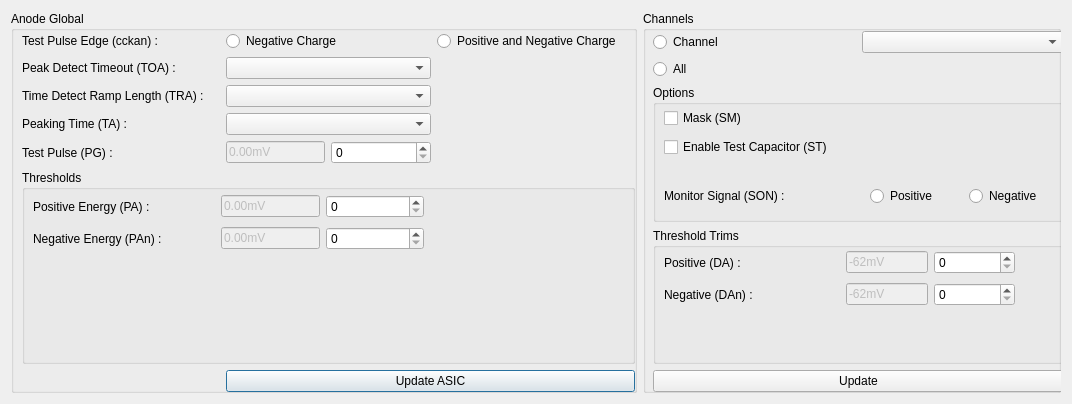
<?xml version="1.0" encoding="UTF-8"?>
<ui version="4.0">
 <class>AnodeDialog</class>
 <widget class="QDialog" name="AnodeDialog">
  <property name="geometry">
   <rect>
    <x>0</x>
    <y>0</y>
    <width>1072</width>
    <height>404</height>
   </rect>
  </property>
  <property name="windowTitle">
   <string>Dialog</string>
  </property>
  <layout class="QVBoxLayout" name="verticalLayout">
   <item>
    <layout class="QGridLayout" name="gridLayout_34" columnstretch="60,40">
     <item row="0" column="0">
      <widget class="QGroupBox" name="anodeGlobalGroup">
       <property name="title">
        <string>Anode Global</string>
       </property>
       <widget class="QWidget" name="layoutWidget83">
        <property name="geometry">
         <rect>
          <x>11</x>
          <y>20</y>
          <width>613</width>
          <height>361</height>
         </rect>
        </property>
        <layout class="QGridLayout" name="gridLayout_7" columnstretch="30,15,15,30">
         <item row="4" column="0">
          <widget class="QLabel" name="anodeTestPulseLab">
           <property name="text">
            <string>Test Pulse (PG) :</string>
           </property>
           <property name="alignment">
            <set>Qt::AlignLeading|Qt::AlignLeft|Qt::AlignVCenter</set>
           </property>
          </widget>
         </item>
         <item row="1" column="1" colspan="2">
          <widget class="QComboBox" name="anodePeakDetectTimoutCombo"/>
         </item>
         <item row="2" column="0">
          <widget class="QLabel" name="anodeTimeDetectRampLengthLab">
           <property name="text">
            <string>Time Detect Ramp Length (TRA) :</string>
           </property>
           <property name="alignment">
            <set>Qt::AlignLeading|Qt::AlignLeft|Qt::AlignVCenter</set>
           </property>
          </widget>
         </item>
         <item row="3" column="1" colspan="2">
          <widget class="QComboBox" name="anodePeakingTimeCombo"/>
         </item>
         <item row="1" column="0">
          <widget class="QLabel" name="anodePeakDetectTimeoutLab">
           <property name="text">
            <string>Peak Detect Timeout (TOA) :</string>
           </property>
           <property name="alignment">
            <set>Qt::AlignLeading|Qt::AlignLeft|Qt::AlignVCenter</set>
           </property>
          </widget>
         </item>
         <item row="3" column="0">
          <widget class="QLabel" name="anodePeakingTimeLab">
           <property name="text">
            <string>Peaking Time (TA) :</string>
           </property>
           <property name="alignment">
            <set>Qt::AlignLeading|Qt::AlignLeft|Qt::AlignVCenter</set>
           </property>
          </widget>
         </item>
         <item row="4" column="2">
          <widget class="QSpinBox" name="anodeTestPulseSpinner">
           <property name="maximum">
            <number>1023</number>
           </property>
          </widget>
         </item>
         <item row="0" column="0">
          <widget class="QLabel" name="anodeTestPulseEdgeLab">
           <property name="text">
            <string>Test Pulse Edge (cckan) :</string>
           </property>
           <property name="alignment">
            <set>Qt::AlignLeading|Qt::AlignLeft|Qt::AlignVCenter</set>
           </property>
          </widget>
         </item>
         <item row="4" column="1">
          <widget class="QLineEdit" name="anodeTestPulseValEdit">
           <property name="enabled">
            <bool>false</bool>
           </property>
           <property name="text">
            <string>0.00mV</string>
           </property>
          </widget>
         </item>
         <item row="6" column="1" colspan="3">
          <widget class="QPushButton" name="ASICAnode_UpdateASICButton">
           <property name="text">
            <string>Update ASIC</string>
           </property>
          </widget>
         </item>
         <item row="5" column="0" colspan="4">
          <widget class="QGroupBox" name="anodeThresholdsGroup">
           <property name="title">
            <string>Thresholds</string>
           </property>
           <widget class="QWidget" name="layoutWidget85">
            <property name="geometry">
             <rect>
              <x>11</x>
              <y>22</y>
              <width>391</width>
              <height>62</height>
             </rect>
            </property>
            <layout class="QGridLayout" name="gridLayout_6" columnstretch="26,14,14">
             <item row="0" column="0">
              <widget class="QLabel" name="anodePosEnergyThreshLab">
               <property name="text">
                <string>Positive Energy (PA) :</string>
               </property>
               <property name="alignment">
                <set>Qt::AlignLeading|Qt::AlignLeft|Qt::AlignVCenter</set>
               </property>
              </widget>
             </item>
             <item row="0" column="1">
              <widget class="QLineEdit" name="anodePosEnergyThreshValEdit">
               <property name="enabled">
                <bool>false</bool>
               </property>
               <property name="text">
                <string>0.00mV</string>
               </property>
              </widget>
             </item>
             <item row="0" column="2">
              <widget class="QSpinBox" name="anodePosEnergyThreshSpinner">
               <property name="maximum">
                <number>1023</number>
               </property>
              </widget>
             </item>
             <item row="1" column="0">
              <widget class="QLabel" name="negEnergyThreshLab">
               <property name="text">
                <string>Negative Energy (PAn) :</string>
               </property>
               <property name="alignment">
                <set>Qt::AlignLeading|Qt::AlignLeft|Qt::AlignVCenter</set>
               </property>
              </widget>
             </item>
             <item row="1" column="1">
              <widget class="QLineEdit" name="anodeNegEnergyThreshValEdit">
               <property name="enabled">
                <bool>false</bool>
               </property>
               <property name="text">
                <string>0.00mV</string>
               </property>
              </widget>
             </item>
             <item row="1" column="2">
              <widget class="QSpinBox" name="anodeNegEnergyThreshSpinner">
               <property name="maximum">
                <number>1023</number>
               </property>
              </widget>
             </item>
            </layout>
           </widget>
          </widget>
         </item>
         <item row="0" column="3">
          <widget class="QRadioButton" name="anodeTestPulse_PosAndNeg_radio">
           <property name="text">
            <string>Positive and Negative Charge</string>
           </property>
           <attribute name="buttonGroup">
            <string notr="true">GMASICAnodeTestPulseEdgeBtnGroup</string>
           </attribute>
          </widget>
         </item>
         <item row="2" column="1" colspan="2">
          <widget class="QComboBox" name="anodeTimeDetectRampLengthCombo"/>
         </item>
         <item row="0" column="1" colspan="2">
          <widget class="QRadioButton" name="anodeEdge_negCharge_radio">
           <property name="text">
            <string>Negative Charge</string>
           </property>
           <attribute name="buttonGroup">
            <string notr="true">GMASICAnodeTestPulseEdgeBtnGroup</string>
           </attribute>
          </widget>
         </item>
        </layout>
       </widget>
      </widget>
     </item>
     <item row="0" column="1">
      <widget class="QGroupBox" name="anodeChannelGroup">
       <property name="title">
        <string>Channels</string>
       </property>
       <widget class="QWidget" name="layoutWidget91">
        <property name="geometry">
         <rect>
          <x>10</x>
          <y>20</y>
          <width>411</width>
          <height>361</height>
         </rect>
        </property>
        <layout class="QGridLayout" name="gridLayout_29" rowstretch="10,10,35,35,10">
         <item row="0" column="0">
          <widget class="QRadioButton" name="individualAnodeRadio">
           <property name="text">
            <string>Channel</string>
           </property>
          </widget>
         </item>
         <item row="0" column="1">
          <widget class="QComboBox" name="anodeChannelNoCombo"/>
         </item>
         <item row="1" column="0">
          <widget class="QRadioButton" name="allAnodesRadio">
           <property name="text">
            <string>All</string>
           </property>
          </widget>
         </item>
         <item row="2" column="0" colspan="2">
          <widget class="QGroupBox" name="anodeChannelOptGroup">
           <property name="title">
            <string>Options</string>
           </property>
           <widget class="QWidget" name="layoutWidget9">
            <property name="geometry">
             <rect>
              <x>11</x>
              <y>20</y>
              <width>397</width>
              <height>106</height>
             </rect>
            </property>
            <layout class="QGridLayout" name="gridLayout_21" columnstretch="65,30,30">
             <item row="0" column="0">
              <widget class="QCheckBox" name="anodeChannelMaskCheck">
               <property name="text">
                <string>Mask (SM)</string>
               </property>
              </widget>
             </item>
             <item row="1" column="0">
              <widget class="QCheckBox" name="enableTestCapacitorCheck">
               <property name="text">
                <string>Enable Test Capacitor (ST)</string>
               </property>
              </widget>
             </item>
             <item row="3" column="0">
              <widget class="QLabel" name="label_6">
               <property name="text">
                <string>Monitor Signal (SON) :</string>
               </property>
              </widget>
             </item>
             <item row="3" column="1">
              <widget class="QRadioButton" name="anodeMonitorPosSignalCheck">
               <property name="text">
                <string>Positive</string>
               </property>
               <attribute name="buttonGroup">
                <string notr="true">ASICAnodeChannelMonSignalBtnGroup</string>
               </attribute>
              </widget>
             </item>
             <item row="3" column="2">
              <widget class="QRadioButton" name="anodeMonitorNegSignalCheck">
               <property name="text">
                <string>Negative</string>
               </property>
               <attribute name="buttonGroup">
                <string notr="true">ASICAnodeChannelMonSignalBtnGroup</string>
               </attribute>
              </widget>
             </item>
             <item row="2" column="0" colspan="3">
              <spacer name="horizontalSpacer_10">
               <property name="orientation">
                <enum>Qt::Horizontal</enum>
               </property>
               <property name="sizeHint" stdset="0">
                <size>
                 <width>40</width>
                 <height>20</height>
                </size>
               </property>
              </spacer>
             </item>
            </layout>
           </widget>
          </widget>
         </item>
         <item row="3" column="0" colspan="2">
          <widget class="QGroupBox" name="anodeThresholdTrimsGroup">
           <property name="title">
            <string>Threshold Trims</string>
           </property>
           <widget class="QWidget" name="layoutWidget61">
            <property name="geometry">
             <rect>
              <x>11</x>
              <y>20</y>
              <width>351</width>
              <height>62</height>
             </rect>
            </property>
            <layout class="QGridLayout" name="gridLayout_35" columnstretch="52,24,24">
             <item row="0" column="0">
              <widget class="QLabel" name="anodeChnlPosTrimLab">
               <property name="text">
                <string>Positive (DA) :</string>
               </property>
               <property name="alignment">
                <set>Qt::AlignLeading|Qt::AlignLeft|Qt::AlignVCenter</set>
               </property>
              </widget>
             </item>
             <item row="0" column="1">
              <widget class="QLineEdit" name="anodeChnlPosTrimValEdit">
               <property name="enabled">
                <bool>false</bool>
               </property>
               <property name="text">
                <string>-62mV</string>
               </property>
              </widget>
             </item>
             <item row="0" column="2">
              <widget class="QSpinBox" name="anodeChnlPosTrimSpinner">
               <property name="minimum">
                <number>0</number>
               </property>
               <property name="maximum">
                <number>31</number>
               </property>
               <property name="singleStep">
                <number>1</number>
               </property>
               <property name="value">
                <number>0</number>
               </property>
              </widget>
             </item>
             <item row="1" column="0">
              <widget class="QLabel" name="anodeChnlsNegTrimLab">
               <property name="text">
                <string>Negative (DAn) :</string>
               </property>
               <property name="alignment">
                <set>Qt::AlignLeading|Qt::AlignLeft|Qt::AlignVCenter</set>
               </property>
              </widget>
             </item>
             <item row="1" column="1">
              <widget class="QLineEdit" name="anodeChnlsNegTrimValEdit">
               <property name="enabled">
                <bool>false</bool>
               </property>
               <property name="text">
                <string>-62mV</string>
               </property>
              </widget>
             </item>
             <item row="1" column="2">
              <widget class="QSpinBox" name="anodeChnlsNegTrimSpinner">
               <property name="minimum">
                <number>0</number>
               </property>
               <property name="maximum">
                <number>31</number>
               </property>
               <property name="singleStep">
                <number>1</number>
               </property>
               <property name="value">
                <number>0</number>
               </property>
              </widget>
             </item>
            </layout>
           </widget>
          </widget>
         </item>
         <item row="4" column="0" colspan="2">
          <widget class="QPushButton" name="updateAnodeChannelButton">
           <property name="text">
            <string>Update</string>
           </property>
          </widget>
         </item>
        </layout>
       </widget>
      </widget>
     </item>
    </layout>
   </item>
  </layout>
 </widget>
 <resources/>
 <connections/>
 <buttongroups>
  <buttongroup name="ASICAnodeChannelMonSignalBtnGroup"/>
  <buttongroup name="GMASICAnodeTestPulseEdgeBtnGroup"/>
 </buttongroups>
</ui>
